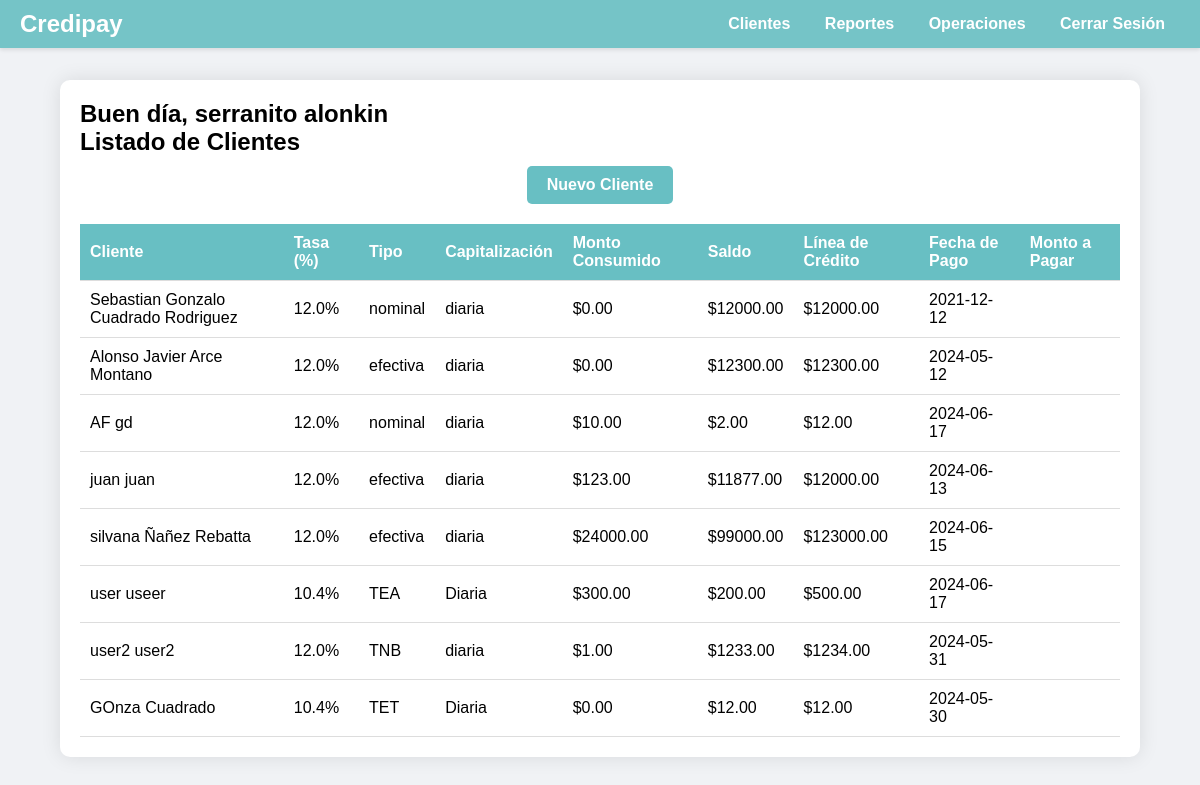
/principal (signed in), run on the app's committed database.
### tables this page shows
CREATE TABLE clients (
            id INTEGER PRIMARY KEY AUTOINCREMENT,
            user_id INTEGER NOT NULL,
            first_name TEXT NOT NULL,
            last_name TEXT NOT NULL,
            phone TEXT NOT NULL,
            dni TEXT NOT NULL,
            rate REAL NOT NULL,
            rate_type TEXT NOT NULL,
            capitalization TEXT NOT NULL,
            credit_line REAL NOT NULL,
            payment_date TEXT NOT NULL,
            late_rate REAL NOT NULL,
            FOREIGN KEY (user_id) REFERENCES users (id)
        );

### app.py (the view)
@app.route('/principal', methods=['GET', 'POST'])
def principal():
    if 'user_id' not in session:
        return redirect(url_for('login'))
    user_id = session['user_id']
    first_name = session.get('first_name')
    last_name = session.get('last_name')
    clients = get_clients_for_user(user_id)
    print(f"Sesión: first_name={first_name}, last_name={last_name}")
    return render_template('principal.html', first_name=first_name, last_name=last_name, clients=clients)

### templates/principal.html (shortened to what this page needs)
<!DOCTYPE html>
<html lang="es">
<head>
    <link rel="stylesheet" href="static/styles2.css">
</head>
<body>
    <nav class="navbar">
        <div class="navbar-container">
            <a href="/principal" class="navbar-brand">Credipay</a>
            <div class="navbar-links">
                <a href="/clientes">Clientes</a>
                <a href="/reportes">Reportes</a>
                <a href="/operaciones">Operaciones</a>
                <a href="/login">Cerrar Sesión</a>
            </div>
        </div>
    </nav>
    <div class="container">
        <div class="welcome-message">
            <h2>Buen día, {{ first_name }} {{ last_name }}</h2>
        </div>
        <h2>Listado de Clientes</h2>
        <div class="boton">
            <a href="/newcustomer" class="btn">Nuevo Cliente</a>
        </div>
        <table class="client-table">
            <thead>
                <tr>
                    <th>Cliente</th>
                    <th>Tasa (%)</th>
                    <th>Tipo</th>
                    <th>Capitalización</th>
                    <th>Monto Consumido</th>
                    <th>Saldo</th>
                    <th>Línea de Crédito</th>
                    <th>Fecha de Pago</th>
                    <th>Monto a Pagar</th>
                </tr>
            </thead>
            <tbody>
                {% for client in clients %}
                <tr>
                    <td>{{ client[1] }} {{ client[2] }}</td>
                    <td>{{ client[3] }}%</td>
                    <td>{{ client[4] }}</td>
                    <td>{{ client[5] }}</td>
                    <td>${{ '%.2f' % client[8] }}</td>
                    <td>${{ '%.2f' % client[9] }}</td>
                    <td>${{ '%.2f' % client[6] }}</td>
                    <td>{{ client[7] }}</td>
                    <td></td>
                </tr>
                {% endfor %}
            </tbody>
        </table>
    </div>
</body>
</html>

### static/styles2.css (style rules this page uses)
* { margin: 0; padding: 0; box-sizing: border-box; }
body { font-family: Arial, sans-serif; background-color: #f0f2f5; padding-top: 60px; }
.navbar { position: fixed; top: 0; width: 100%; background-color: rgba(104, 191, 195, 0.9); padding: 10px 20px; z-index: 1000; display: flex; justify-content: space-between; align-items: center; box-shadow: 0 2px 4px rgba(0, 0, 0, 0.1); }
.navbar .navbar-container { display: flex; justify-content: space-between; align-items: center; width: 100%; }
.navbar .navbar-brand { color: white; font-size: 1.5em; text-decoration: none; font-weight: bold; }
.navbar .navbar-links a { color: white; text-decoration: none; margin: 0 15px; font-weight: bold; }
.container { margin: 20px auto; width: 90%; max-width: 1200px; background-color: #fff; border-radius: 10px; box-shadow: 0 0 20px rgba(0, 0, 0, 0.1); overflow: hidden; padding: 20px; }
.client-table { width: 100%; border-collapse: collapse; margin-top: 20px; }
.client-table th, .client-table td { padding: 10px; text-align: left; border-bottom: 1px solid #ddd; }
.client-table th { background-color: #68bfc3; color: #fff; }
.boton { text-align: center; }
.boton .btn { background-color: #68bfc3; color: #fff; padding: 10px 20px; border: none; border-radius: 5px; font-weight: bold; text-decoration: none; margin-top: 10px; display: inline-block; }

### data on the page
clients: first_name "Sebastian Gonzalo", last_name "Cuadrado Rodriguez", rate "12.0", rate_type "nominal", capitalization "diaria", value "0.00", credit_line "12000.00", payment_date "2021-12-12"
clients: first_name "Alonso Javier", last_name "Arce Montano", rate "12.0", rate_type "efectiva", capitalization "diaria", value "0.00", credit_line "12300.00", payment_date "2024-05-12"
clients: first_name "AF", last_name "gd", rate "12.0", rate_type "nominal", capitalization "diaria", value "10.00", value "2.00", credit_line "12.00", payment_date "2024-06-17"
clients: first_name "juan", last_name "juan", rate "12.0", rate_type "efectiva", capitalization "diaria", value "123.00", value "11877.00", credit_line "12000.00", payment_date "2024-06-13"
clients: first_name "silvana", last_name "Ñañez Rebatta", rate "12.0", rate_type "efectiva", capitalization "diaria", value "24000.00", value "99000.00", credit_line "123000.00", payment_date "2024-06-15"
clients: first_name "user", last_name "useer", rate "10.4", rate_type "TEA", capitalization "Diaria", value "300.00", value "200.00", credit_line "500.00", payment_date "2024-06-17"
clients: first_name "user2", last_name "user2", rate "12.0", rate_type "TNB", capitalization "diaria", user "1.00", value "1233.00", credit_line "1234.00", payment_date "2024-05-31"
clients: first_name "GOnza", last_name "Cuadrado", rate "10.4", rate_type "TET", capitalization "Diaria", value "0.00", value "12.00", credit_line "12.00", payment_date "2024-05-30"

### other printed values
{{ first_name }} "serranito"
{{ last_name }} "alonkin"
